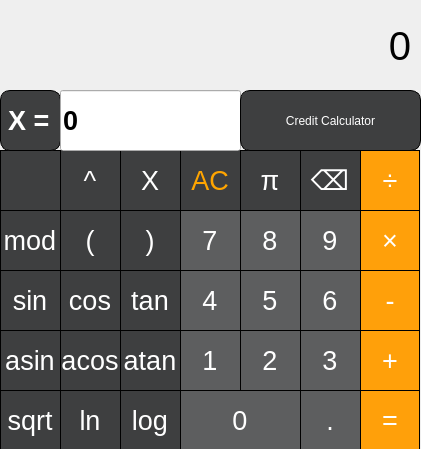
<?xml version="1.0" encoding="UTF-8"?>
<ui version="4.0">
 <class>MainWindow</class>
 <widget class="QMainWindow" name="MainWindow">
  <property name="geometry">
   <rect>
    <x>0</x>
    <y>0</y>
    <width>421</width>
    <height>449</height>
   </rect>
  </property>
  <property name="minimumSize">
   <size>
    <width>421</width>
    <height>449</height>
   </size>
  </property>
  <property name="maximumSize">
   <size>
    <width>421</width>
    <height>449</height>
   </size>
  </property>
  <property name="windowTitle">
   <string>MainWindow</string>
  </property>
  <property name="styleSheet">
   <string notr="true">QLabel {
  qproperty-alignment: 'AlignVCenter | AlignRight';
  border-bottom: 1px solid gray;
}</string>
  </property>
  <widget class="QWidget" name="centralwidget">
   <widget class="QLabel" name="result_show">
    <property name="geometry">
     <rect>
      <x>0</x>
      <y>0</y>
      <width>411</width>
      <height>91</height>
     </rect>
    </property>
    <property name="font">
     <font>
      <pointsize>30</pointsize>
      <italic>false</italic>
      <bold>false</bold>
      <underline>false</underline>
      <strikeout>false</strikeout>
      <kerning>true</kerning>
     </font>
    </property>
    <property name="styleSheet">
     <string notr="true">QLabel {
  qproperty-alignment: 'AlignVCenter | AlignRight';

}

background-color : white;</string>
    </property>
    <property name="text">
     <string>0</string>
    </property>
    <property name="alignment">
     <set>Qt::AlignRight|Qt::AlignTrailing|Qt::AlignVCenter</set>
    </property>
   </widget>
   <widget class="QPushButton" name="pushButton_7">
    <property name="geometry">
     <rect>
      <x>180</x>
      <y>210</y>
      <width>60</width>
      <height>60</height>
     </rect>
    </property>
    <property name="font">
     <font>
      <pointsize>20</pointsize>
     </font>
    </property>
    <property name="styleSheet">
     <string notr="true">QPushButton {
	color:#ffffff;
	border-top: 1px solid black;
	border-left: 1px solid black;
	background:#5d5e5f;
}
QPushButton:pressed {
    background-color: qlineargradient(x1: 0, y1: 0, x2: 0, y2: 1,
                                      stop: 0 #9e9e9f, stop: 1 #9e9e9f);
}</string>
    </property>
    <property name="text">
     <string>7</string>
    </property>
   </widget>
   <widget class="QPushButton" name="pushButton_8">
    <property name="geometry">
     <rect>
      <x>240</x>
      <y>210</y>
      <width>60</width>
      <height>60</height>
     </rect>
    </property>
    <property name="font">
     <font>
      <pointsize>20</pointsize>
     </font>
    </property>
    <property name="styleSheet">
     <string notr="true">QPushButton {
	color:#ffffff;
	border-top: 1px solid black;
	border-left: 1px solid black;
	background:#5d5e5f;
}
QPushButton:pressed {
    background-color: qlineargradient(x1: 0, y1: 0, x2: 0, y2: 1,
                                      stop: 0 #9e9e9f, stop: 1 #9e9e9f);
}</string>
    </property>
    <property name="text">
     <string>8</string>
    </property>
   </widget>
   <widget class="QPushButton" name="pushButton_9">
    <property name="geometry">
     <rect>
      <x>300</x>
      <y>210</y>
      <width>60</width>
      <height>60</height>
     </rect>
    </property>
    <property name="font">
     <font>
      <pointsize>20</pointsize>
     </font>
    </property>
    <property name="styleSheet">
     <string notr="true">QPushButton {
	color:#ffffff;
	border-top: 1px solid black;
	border-left: 1px solid black;
	background:#5d5e5f;
}
QPushButton:pressed {
    background-color: qlineargradient(x1: 0, y1: 0, x2: 0, y2: 1,
                                      stop: 0 #9e9e9f, stop: 1 #9e9e9f);
}</string>
    </property>
    <property name="text">
     <string>9</string>
    </property>
   </widget>
   <widget class="QPushButton" name="pushButton_4">
    <property name="geometry">
     <rect>
      <x>180</x>
      <y>270</y>
      <width>60</width>
      <height>60</height>
     </rect>
    </property>
    <property name="font">
     <font>
      <pointsize>20</pointsize>
     </font>
    </property>
    <property name="styleSheet">
     <string notr="true">QPushButton {
	color:#ffffff;
	border-top: 1px solid black;
	border-left: 1px solid black;
	background:#5d5e5f;
}
QPushButton:pressed {
    background-color: qlineargradient(x1: 0, y1: 0, x2: 0, y2: 1,
                                      stop: 0 #9e9e9f, stop: 1 #9e9e9f);
}</string>
    </property>
    <property name="text">
     <string>4</string>
    </property>
   </widget>
   <widget class="QPushButton" name="pushButton_5">
    <property name="geometry">
     <rect>
      <x>240</x>
      <y>270</y>
      <width>60</width>
      <height>60</height>
     </rect>
    </property>
    <property name="font">
     <font>
      <pointsize>20</pointsize>
     </font>
    </property>
    <property name="styleSheet">
     <string notr="true">QPushButton {
	color:#ffffff;
	border-top: 1px solid black;
	border-left: 1px solid black;
	background:#5d5e5f;
}
QPushButton:pressed {
    background-color: qlineargradient(x1: 0, y1: 0, x2: 0, y2: 1,
                                      stop: 0 #9e9e9f, stop: 1 #9e9e9f);
}</string>
    </property>
    <property name="text">
     <string>5</string>
    </property>
   </widget>
   <widget class="QPushButton" name="pushButton_6">
    <property name="geometry">
     <rect>
      <x>300</x>
      <y>270</y>
      <width>60</width>
      <height>60</height>
     </rect>
    </property>
    <property name="font">
     <font>
      <pointsize>20</pointsize>
     </font>
    </property>
    <property name="styleSheet">
     <string notr="true">QPushButton {
	color:#ffffff;
	border-top: 1px solid black;
	border-left: 1px solid black;
	background:#5d5e5f;
}
QPushButton:pressed {
    background-color: qlineargradient(x1: 0, y1: 0, x2: 0, y2: 1,
                                      stop: 0 #9e9e9f, stop: 1 #9e9e9f);
}</string>
    </property>
    <property name="text">
     <string>6</string>
    </property>
   </widget>
   <widget class="QPushButton" name="pushButton_1">
    <property name="geometry">
     <rect>
      <x>180</x>
      <y>330</y>
      <width>60</width>
      <height>60</height>
     </rect>
    </property>
    <property name="font">
     <font>
      <pointsize>20</pointsize>
     </font>
    </property>
    <property name="styleSheet">
     <string notr="true">QPushButton {
	color:#ffffff;
	border-top: 1px solid black;
	border-left: 1px solid black;
	background:#5d5e5f;
}
QPushButton:pressed {
    background-color: qlineargradient(x1: 0, y1: 0, x2: 0, y2: 1,
                                      stop: 0 #9e9e9f, stop: 1 #9e9e9f);
}</string>
    </property>
    <property name="text">
     <string>1</string>
    </property>
   </widget>
   <widget class="QPushButton" name="pushButton_2">
    <property name="geometry">
     <rect>
      <x>240</x>
      <y>330</y>
      <width>60</width>
      <height>60</height>
     </rect>
    </property>
    <property name="font">
     <font>
      <pointsize>20</pointsize>
     </font>
    </property>
    <property name="styleSheet">
     <string notr="true">QPushButton {
	color:#ffffff;
	border-top: 1px solid black;
	border-left: 1px solid black;
	background:#5d5e5f;
}
QPushButton:pressed {
    background-color: qlineargradient(x1: 0, y1: 0, x2: 0, y2: 1,
                                      stop: 0 #9e9e9f, stop: 1 #9e9e9f);
}</string>
    </property>
    <property name="text">
     <string>2</string>
    </property>
   </widget>
   <widget class="QPushButton" name="pushButton_3">
    <property name="geometry">
     <rect>
      <x>300</x>
      <y>330</y>
      <width>60</width>
      <height>60</height>
     </rect>
    </property>
    <property name="font">
     <font>
      <pointsize>20</pointsize>
     </font>
    </property>
    <property name="styleSheet">
     <string notr="true">QPushButton {
	color:#ffffff;
	border-top: 1px solid black;
	border-left: 1px solid black;
	background:#5d5e5f;
}
QPushButton:pressed {
    background-color: qlineargradient(x1: 0, y1: 0, x2: 0, y2: 1,
                                      stop: 0 #9e9e9f, stop: 1 #9e9e9f);
}</string>
    </property>
    <property name="text">
     <string>3</string>
    </property>
   </widget>
   <widget class="QPushButton" name="pushButton_dot">
    <property name="geometry">
     <rect>
      <x>300</x>
      <y>390</y>
      <width>60</width>
      <height>60</height>
     </rect>
    </property>
    <property name="font">
     <font>
      <pointsize>20</pointsize>
     </font>
    </property>
    <property name="styleSheet">
     <string notr="true">QPushButton {
	color:#ffffff;
	background:#5d5e5f;
	border-left: 1px solid black;
	border-top: 1px solid black;
	border-bottom: 1px solid black;
}
QPushButton:pressed {
    background-color: qlineargradient(x1: 0, y1: 0, x2: 0, y2: 1,
                                      stop: 0 #9e9e9f, stop: 1 #9e9e9f);
}</string>
    </property>
    <property name="text">
     <string>.</string>
    </property>
   </widget>
   <widget class="QPushButton" name="pushButton_0">
    <property name="geometry">
     <rect>
      <x>180</x>
      <y>390</y>
      <width>120</width>
      <height>60</height>
     </rect>
    </property>
    <property name="font">
     <font>
      <pointsize>20</pointsize>
     </font>
    </property>
    <property name="styleSheet">
     <string notr="true">QPushButton {
	color:#ffffff;
	background:#5d5e5f;
	border-left: 1px solid black;
	border-top: 1px solid black;
	border-bottom: 1px solid black;
}
QPushButton:pressed {
    background-color: qlineargradient(x1: 0, y1: 0, x2: 0, y2: 1,
                                      stop: 0 #9e9e9f, stop: 1 #9e9e9f);
}</string>
    </property>
    <property name="text">
     <string>0</string>
    </property>
   </widget>
   <widget class="QPushButton" name="pushButton_plus">
    <property name="geometry">
     <rect>
      <x>360</x>
      <y>330</y>
      <width>60</width>
      <height>60</height>
     </rect>
    </property>
    <property name="font">
     <font>
      <pointsize>20</pointsize>
     </font>
    </property>
    <property name="styleSheet">
     <string notr="true">QPushButton {
	color:#ffffff;
	border-top: 1px solid black;
	border-right: 1px solid black;
	border-left: 1px solid black;
	background:#ffa00a;
}
QPushButton:pressed {
    background-color: qlineargradient(x1: 0, y1: 0, x2: 0, y2: 1,
                                      stop: 0 #ffcc99, stop: 1 #ffcc99);
}</string>
    </property>
    <property name="text">
     <string>+</string>
    </property>
   </widget>
   <widget class="QPushButton" name="pushButton_multiply">
    <property name="geometry">
     <rect>
      <x>360</x>
      <y>210</y>
      <width>60</width>
      <height>60</height>
     </rect>
    </property>
    <property name="font">
     <font>
      <pointsize>20</pointsize>
     </font>
    </property>
    <property name="styleSheet">
     <string notr="true">QPushButton {
	color:#ffffff;
	border-top: 1px solid black;
	border-right: 1px solid black;
	border-left: 1px solid black;
	background:#ffa00a;
}
QPushButton:pressed {
    background-color: qlineargradient(x1: 0, y1: 0, x2: 0, y2: 1,
                                      stop: 0 #ffcc99, stop: 1 #ffcc99);
}</string>
    </property>
    <property name="text">
     <string>×</string>
    </property>
   </widget>
   <widget class="QPushButton" name="pushButton_minus">
    <property name="geometry">
     <rect>
      <x>360</x>
      <y>270</y>
      <width>60</width>
      <height>60</height>
     </rect>
    </property>
    <property name="font">
     <font>
      <pointsize>20</pointsize>
     </font>
    </property>
    <property name="styleSheet">
     <string notr="true">QPushButton {
	color:#ffffff;
	border-top: 1px solid black;
	border-right: 1px solid black;
	border-left: 1px solid black;
	background:#ffa00a;
}
QPushButton:pressed {
    background-color: qlineargradient(x1: 0, y1: 0, x2: 0, y2: 1,
                                      stop: 0 #ffcc99, stop: 1 #ffcc99);
}</string>
    </property>
    <property name="text">
     <string>-</string>
    </property>
   </widget>
   <widget class="QPushButton" name="pushButton_equals">
    <property name="geometry">
     <rect>
      <x>360</x>
      <y>390</y>
      <width>60</width>
      <height>60</height>
     </rect>
    </property>
    <property name="font">
     <font>
      <pointsize>20</pointsize>
     </font>
    </property>
    <property name="styleSheet">
     <string notr="true">QPushButton {
	color:#ffffff;
	border: 1px solid black;
	background:#ffa00a;
}
QPushButton:pressed {
    background-color: qlineargradient(x1: 0, y1: 0, x2: 0, y2: 1,
                                      stop: 0 #ffcc99, stop: 1 #ffcc99);
}</string>
    </property>
    <property name="text">
     <string>=</string>
    </property>
   </widget>
   <widget class="QPushButton" name="pushButton_div">
    <property name="geometry">
     <rect>
      <x>360</x>
      <y>150</y>
      <width>60</width>
      <height>60</height>
     </rect>
    </property>
    <property name="font">
     <font>
      <pointsize>20</pointsize>
     </font>
    </property>
    <property name="styleSheet">
     <string notr="true">QPushButton {
	color:#ffffff;
	border-top: 1px solid black;
	border-right: 1px solid black;
	border-left: 1px solid black;
	background:#ffa00a;
}
QPushButton:pressed {
    background-color: qlineargradient(x1: 0, y1: 0, x2: 0, y2: 1,
                                      stop: 0 #ffcc99, stop: 1 #ffcc99);
}</string>
    </property>
    <property name="text">
     <string>÷</string>
    </property>
   </widget>
   <widget class="QPushButton" name="pushButton_ac">
    <property name="geometry">
     <rect>
      <x>180</x>
      <y>150</y>
      <width>60</width>
      <height>60</height>
     </rect>
    </property>
    <property name="font">
     <font>
      <pointsize>20</pointsize>
     </font>
    </property>
    <property name="styleSheet">
     <string notr="true">QPushButton {
	color:#FFA500;
	border-top: 1px solid black;
	border-left: 1px solid black;
	background:#3e3f40;
}
QPushButton:pressed {
    background-color: qlineargradient(x1: 0, y1: 0, x2: 0, y2: 1,
                                      stop: 0 #5d5e5f, stop: 1 #5d5e5f);
}</string>
    </property>
    <property name="text">
     <string>AC</string>
    </property>
   </widget>
   <widget class="QPushButton" name="pushButton_degree">
    <property name="geometry">
     <rect>
      <x>60</x>
      <y>150</y>
      <width>60</width>
      <height>60</height>
     </rect>
    </property>
    <property name="font">
     <font>
      <pointsize>20</pointsize>
     </font>
    </property>
    <property name="styleSheet">
     <string notr="true">QPushButton {
	color:#ffffff;
	border-top: 1px solid black;
	border-left: 1px solid black;
	background:#3e3f40;
}
QPushButton:pressed {
    background-color: qlineargradient(x1: 0, y1: 0, x2: 0, y2: 1,
                                      stop: 0 #5d5e5f, stop: 1 #5d5e5f);
}</string>
    </property>
    <property name="text">
     <string>^</string>
    </property>
   </widget>
   <widget class="QPushButton" name="pushButton_replace_sign">
    <property name="geometry">
     <rect>
      <x>0</x>
      <y>150</y>
      <width>60</width>
      <height>60</height>
     </rect>
    </property>
    <property name="font">
     <font>
      <pointsize>20</pointsize>
     </font>
    </property>
    <property name="styleSheet">
     <string notr="true">QPushButton {
	color:#ffffff;
	border-top: 1px solid black;
	border-left: 1px solid black;
	background:#3e3f40;
}
QPushButton:pressed {
    background-color: qlineargradient(x1: 0, y1: 0, x2: 0, y2: 1,
                                      stop: 0 #5d5e5f, stop: 1 #5d5e5f);
}</string>
    </property>
    <property name="text">
     <string/>
    </property>
   </widget>
   <widget class="QPushButton" name="pushButton_bracket_first">
    <property name="geometry">
     <rect>
      <x>60</x>
      <y>210</y>
      <width>60</width>
      <height>60</height>
     </rect>
    </property>
    <property name="font">
     <font>
      <pointsize>20</pointsize>
     </font>
    </property>
    <property name="styleSheet">
     <string notr="true">QPushButton {
	color:#ffffff;
	border-top: 1px solid black;
	border-left: 1px solid black;
	background:#3e3f40;
}
QPushButton:pressed {
    background-color: qlineargradient(x1: 0, y1: 0, x2: 0, y2: 1,
                                      stop: 0 #5d5e5f, stop: 1 #5d5e5f);
}</string>
    </property>
    <property name="text">
     <string>(</string>
    </property>
   </widget>
   <widget class="QPushButton" name="pushButton_atan">
    <property name="geometry">
     <rect>
      <x>120</x>
      <y>330</y>
      <width>60</width>
      <height>60</height>
     </rect>
    </property>
    <property name="font">
     <font>
      <pointsize>20</pointsize>
     </font>
    </property>
    <property name="styleSheet">
     <string notr="true">QPushButton {
	color:#ffffff;
	border-top: 1px solid black;
	border-left: 1px solid black;
	background:#3e3f40;
}
QPushButton:pressed {
    background-color: qlineargradient(x1: 0, y1: 0, x2: 0, y2: 1,
                                      stop: 0 #5d5e5f, stop: 1 #5d5e5f);
}</string>
    </property>
    <property name="text">
     <string>atan</string>
    </property>
   </widget>
   <widget class="QPushButton" name="pushButton_acos">
    <property name="geometry">
     <rect>
      <x>60</x>
      <y>330</y>
      <width>60</width>
      <height>60</height>
     </rect>
    </property>
    <property name="font">
     <font>
      <pointsize>20</pointsize>
     </font>
    </property>
    <property name="styleSheet">
     <string notr="true">QPushButton {
	color:#ffffff;
	border-top: 1px solid black;
	border-left: 1px solid black;
	background:#3e3f40;
}
QPushButton:pressed {
    background-color: qlineargradient(x1: 0, y1: 0, x2: 0, y2: 1,
                                      stop: 0 #5d5e5f, stop: 1 #5d5e5f);
}</string>
    </property>
    <property name="text">
     <string>acos</string>
    </property>
   </widget>
   <widget class="QPushButton" name="pushButton_log">
    <property name="geometry">
     <rect>
      <x>120</x>
      <y>390</y>
      <width>60</width>
      <height>60</height>
     </rect>
    </property>
    <property name="font">
     <font>
      <pointsize>20</pointsize>
     </font>
    </property>
    <property name="styleSheet">
     <string notr="true">QPushButton {
	color:#ffffff;
	border-top: 1px solid black;
	border-left: 1px solid black;
	border-bottom: 1px solid black;
	background:#3e3f40;
}
QPushButton:pressed {
    background-color: qlineargradient(x1: 0, y1: 0, x2: 0, y2: 1,
                                      stop: 0 #5d5e5f, stop: 1 #5d5e5f);
}</string>
    </property>
    <property name="text">
     <string>log</string>
    </property>
   </widget>
   <widget class="QPushButton" name="pushButton_sin">
    <property name="geometry">
     <rect>
      <x>0</x>
      <y>270</y>
      <width>60</width>
      <height>60</height>
     </rect>
    </property>
    <property name="font">
     <font>
      <pointsize>20</pointsize>
     </font>
    </property>
    <property name="styleSheet">
     <string notr="true">QPushButton {
	color:#ffffff;
	border-top: 1px solid black;
	border-left: 1px solid black;
	background:#3e3f40;
}
QPushButton:pressed {
    background-color: qlineargradient(x1: 0, y1: 0, x2: 0, y2: 1,
                                      stop: 0 #5d5e5f, stop: 1 #5d5e5f);
}</string>
    </property>
    <property name="text">
     <string>sin</string>
    </property>
   </widget>
   <widget class="QPushButton" name="pushButton_tan">
    <property name="geometry">
     <rect>
      <x>120</x>
      <y>270</y>
      <width>60</width>
      <height>60</height>
     </rect>
    </property>
    <property name="font">
     <font>
      <pointsize>20</pointsize>
     </font>
    </property>
    <property name="styleSheet">
     <string notr="true">QPushButton {
	color:#ffffff;
	border-top: 1px solid black;
	border-left: 1px solid black;
	background:#3e3f40;
}
QPushButton:pressed {
    background-color: qlineargradient(x1: 0, y1: 0, x2: 0, y2: 1,
                                      stop: 0 #5d5e5f, stop: 1 #5d5e5f);
}</string>
    </property>
    <property name="text">
     <string>tan</string>
    </property>
   </widget>
   <widget class="QPushButton" name="pushButton_ln">
    <property name="geometry">
     <rect>
      <x>60</x>
      <y>390</y>
      <width>60</width>
      <height>60</height>
     </rect>
    </property>
    <property name="font">
     <font>
      <pointsize>20</pointsize>
     </font>
    </property>
    <property name="styleSheet">
     <string notr="true">QPushButton {
	color:#ffffff;
	border-top: 1px solid black;
	border-left: 1px solid black;
	border-bottom: 1px solid black;
	background:#3e3f40;
}
QPushButton:pressed {
    background-color: qlineargradient(x1: 0, y1: 0, x2: 0, y2: 1,
                                      stop: 0 #5d5e5f, stop: 1 #5d5e5f);
}</string>
    </property>
    <property name="text">
     <string>ln</string>
    </property>
   </widget>
   <widget class="QPushButton" name="pushButton_bracket_last">
    <property name="geometry">
     <rect>
      <x>120</x>
      <y>210</y>
      <width>60</width>
      <height>60</height>
     </rect>
    </property>
    <property name="font">
     <font>
      <pointsize>20</pointsize>
     </font>
    </property>
    <property name="styleSheet">
     <string notr="true">QPushButton {
	color:#ffffff;
	border-top: 1px solid black;
	border-left: 1px solid black;
	background:#3e3f40;
}
QPushButton:pressed {
    background-color: qlineargradient(x1: 0, y1: 0, x2: 0, y2: 1,
                                      stop: 0 #5d5e5f, stop: 1 #5d5e5f);
}</string>
    </property>
    <property name="text">
     <string>)</string>
    </property>
   </widget>
   <widget class="QPushButton" name="pushButton_cos">
    <property name="geometry">
     <rect>
      <x>60</x>
      <y>270</y>
      <width>60</width>
      <height>60</height>
     </rect>
    </property>
    <property name="font">
     <font>
      <pointsize>20</pointsize>
     </font>
    </property>
    <property name="styleSheet">
     <string notr="true">QPushButton {
	color:#ffffff;
	border-top: 1px solid black;
	border-left: 1px solid black;
	background:#3e3f40;
}
QPushButton:pressed {
    background-color: qlineargradient(x1: 0, y1: 0, x2: 0, y2: 1,
                                      stop: 0 #5d5e5f, stop: 1 #5d5e5f);
}</string>
    </property>
    <property name="text">
     <string>cos</string>
    </property>
   </widget>
   <widget class="QPushButton" name="pushButton_asin">
    <property name="geometry">
     <rect>
      <x>0</x>
      <y>330</y>
      <width>60</width>
      <height>60</height>
     </rect>
    </property>
    <property name="font">
     <font>
      <pointsize>20</pointsize>
     </font>
    </property>
    <property name="styleSheet">
     <string notr="true">QPushButton {
	color:#ffffff;
	border-top: 1px solid black;
	border-left: 1px solid black;
	background:#3e3f40;
}
QPushButton:pressed {
    background-color: qlineargradient(x1: 0, y1: 0, x2: 0, y2: 1,
                                      stop: 0 #5d5e5f, stop: 1 #5d5e5f);
}</string>
    </property>
    <property name="text">
     <string>asin</string>
    </property>
   </widget>
   <widget class="QPushButton" name="pushButton_sqrt">
    <property name="geometry">
     <rect>
      <x>0</x>
      <y>390</y>
      <width>60</width>
      <height>60</height>
     </rect>
    </property>
    <property name="font">
     <font>
      <pointsize>20</pointsize>
     </font>
    </property>
    <property name="styleSheet">
     <string notr="true">QPushButton {
	color:#ffffff;
	border-top: 1px solid black;
	border-left: 1px solid black;
	border-bottom: 1px solid black;
	background:#3e3f40;
}
QPushButton:pressed {
    background-color: qlineargradient(x1: 0, y1: 0, x2: 0, y2: 1,
                                      stop: 0 #5d5e5f, stop: 1 #5d5e5f);
}</string>
    </property>
    <property name="text">
     <string>sqrt</string>
    </property>
   </widget>
   <widget class="QPushButton" name="pushButton_mod">
    <property name="geometry">
     <rect>
      <x>0</x>
      <y>210</y>
      <width>60</width>
      <height>60</height>
     </rect>
    </property>
    <property name="font">
     <font>
      <pointsize>20</pointsize>
     </font>
    </property>
    <property name="styleSheet">
     <string notr="true">QPushButton {
	color:#ffffff;
	border-top: 1px solid black;
	border-left: 1px solid black;
	background:#3e3f40;
}
QPushButton:pressed {
    background-color: qlineargradient(x1: 0, y1: 0, x2: 0, y2: 1,
                                      stop: 0 #5d5e5f, stop: 1 #5d5e5f);
}</string>
    </property>
    <property name="text">
     <string>mod</string>
    </property>
   </widget>
   <widget class="QPushButton" name="pushButton_x">
    <property name="geometry">
     <rect>
      <x>120</x>
      <y>150</y>
      <width>60</width>
      <height>60</height>
     </rect>
    </property>
    <property name="font">
     <font>
      <pointsize>20</pointsize>
     </font>
    </property>
    <property name="styleSheet">
     <string notr="true">QPushButton {
	color:#ffffff;
	border-top: 1px solid black;
	border-left: 1px solid black;
	background:#3e3f40;
}
QPushButton:pressed {
    background-color: qlineargradient(x1: 0, y1: 0, x2: 0, y2: 1,
                                      stop: 0 #5d5e5f, stop: 1 #5d5e5f);
}</string>
    </property>
    <property name="text">
     <string>X</string>
    </property>
   </widget>
   <widget class="QPushButton" name="pushButton_delete_symbol">
    <property name="geometry">
     <rect>
      <x>300</x>
      <y>150</y>
      <width>60</width>
      <height>60</height>
     </rect>
    </property>
    <property name="font">
     <font>
      <pointsize>20</pointsize>
     </font>
    </property>
    <property name="styleSheet">
     <string notr="true">QPushButton {
	color:#ffffff;
	border-top: 1px solid black;
	border-left: 1px solid black;
	background:#3e3f40;
}
QPushButton:pressed {
    background-color: qlineargradient(x1: 0, y1: 0, x2: 0, y2: 1,
                                      stop: 0 #5d5e5f, stop: 1 #5d5e5f);
}</string>
    </property>
    <property name="text">
     <string>⌫</string>
    </property>
   </widget>
   <widget class="QPushButton" name="pushButton_pi">
    <property name="geometry">
     <rect>
      <x>240</x>
      <y>150</y>
      <width>60</width>
      <height>60</height>
     </rect>
    </property>
    <property name="font">
     <font>
      <pointsize>20</pointsize>
     </font>
    </property>
    <property name="styleSheet">
     <string notr="true">QPushButton {
	color:#ffffff;
	border-top: 1px solid black;
	border-left: 1px solid black;
	background:#3e3f40;
}
QPushButton:pressed {
    background-color: qlineargradient(x1: 0, y1: 0, x2: 0, y2: 1,
                                      stop: 0 #5d5e5f, stop: 1 #5d5e5f);
}</string>
    </property>
    <property name="text">
     <string>π</string>
    </property>
   </widget>
   <widget class="QLabel" name="label_value_x">
    <property name="geometry">
     <rect>
      <x>0</x>
      <y>90</y>
      <width>61</width>
      <height>61</height>
     </rect>
    </property>
    <property name="font">
     <font>
      <pointsize>20</pointsize>
      <italic>false</italic>
      <bold>true</bold>
      <underline>false</underline>
      <strikeout>false</strikeout>
      <kerning>true</kerning>
     </font>
    </property>
    <property name="styleSheet">
     <string notr="true">QLabel {
	color:#ffffff;
	border: 1px solid black;
	background:#3e3f40;
  	qproperty-alignment: 'AlignVCenter | AlignRight';
	border-radius: 10px;
}</string>
    </property>
    <property name="text">
     <string>X =</string>
    </property>
   </widget>
   <widget class="QLineEdit" name="lineEdit_value_x">
    <property name="geometry">
     <rect>
      <x>60</x>
      <y>90</y>
      <width>181</width>
      <height>61</height>
     </rect>
    </property>
    <property name="font">
     <font>
      <pointsize>20</pointsize>
      <bold>true</bold>
     </font>
    </property>
    <property name="styleSheet">
     <string notr="true">QLineEdit{
	border: 1px solid black;
 	 border-radius: 10px;
	background:#3e3f40;
	color:white;
}

background-color : white;</string>
    </property>
    <property name="text">
     <string>0</string>
    </property>
   </widget>
   <widget class="QPushButton" name="pushButton_credit">
    <property name="geometry">
     <rect>
      <x>240</x>
      <y>90</y>
      <width>181</width>
      <height>61</height>
     </rect>
    </property>
    <property name="cursor">
     <cursorShape>PointingHandCursor</cursorShape>
    </property>
    <property name="styleSheet">
     <string notr="true">QPushButton {
	color:#ffffff;
	border: 1px solid black;
	border-radius: 10px;
	background:#3e3f40;
}</string>
    </property>
    <property name="text">
     <string>Credit Calculator</string>
    </property>
   </widget>
  </widget>
 </widget>
 <resources/>
 <connections/>
</ui>
